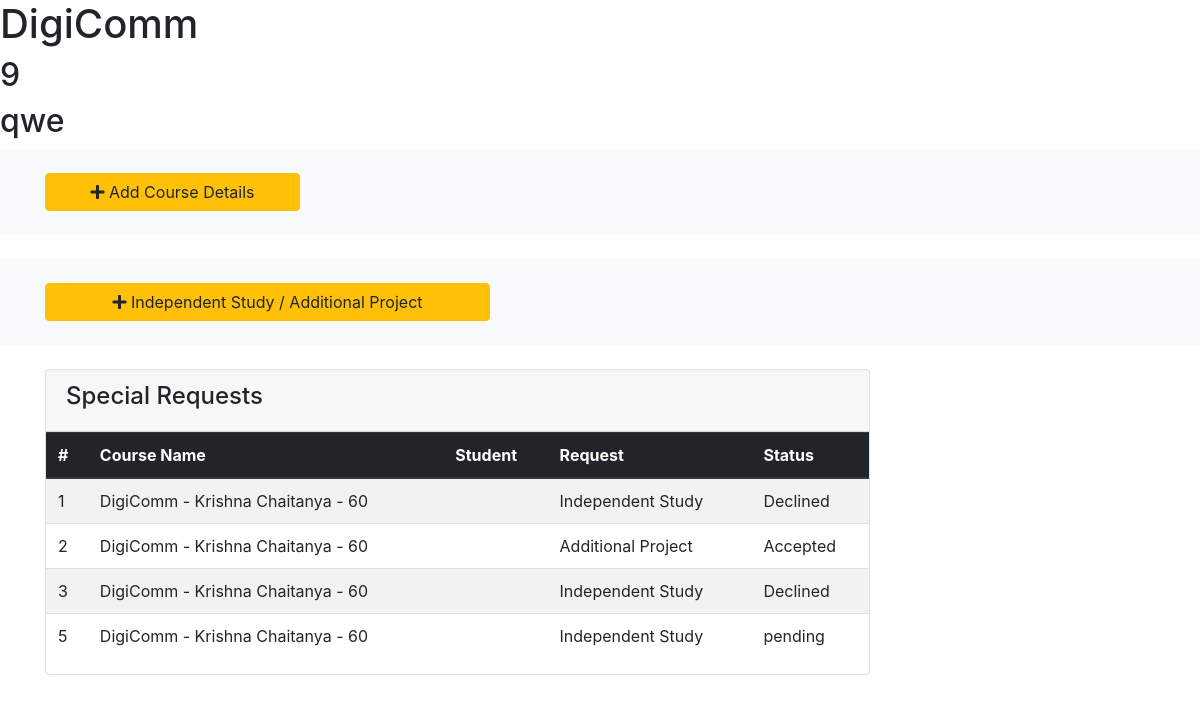
The page /users/1/ on the database its author committed.
### users/models.py (models this page shows, shortened)
class Course(models.Model):
	name = models.CharField(max_length=20)
	prof = models.CharField(max_length=20)
	max_students = models.IntegerField()
	def __str__(self):
		return u'%s - %s - %s' % (self.name, self.prof, self.max_students)

class Detail(models.Model):
	course = models.ForeignKey(Course, on_delete = models.CASCADE)
	min_GPA = models.IntegerField()
	description = models.CharField(max_length=200)

class BufferSpecialPermissionsTable(models.Model):
	course = models.ForeignKey(Course, on_delete=models.CASCADE)
	req = models.CharField(max_length=20)
	status = models.CharField(max_length=4, default='pending')
	email = models.CharField(max_length=30)

### users/views.py (the view)
# urls.py: path('<int:course_id>/', views.details, name='details'),
def details(request, course_id):
	course = get_object_or_404(Course, pk=course_id)
	return render(request, 'users/details.html', {'course':course})

### users/templates/users/details.html (shortened to what this page needs)
<h1>{{ course.name }}</h1>
{% for details in course.detail_set.all %}
	<h2>{{ details.min_GPA }}</h2>
	<h2>{{ details.description }}</h2>
{% endfor %}
<head>
  <link rel="stylesheet" href="https://use.fontawesome.com/releases/v5.0.13/css/all.css"
>
  <link rel="stylesheet" href="https://stackpath.bootstrapcdn.com/bootstrap/4.1.1/css/bootstrap.min.css"
>
  <link rel="stylesheet" href="css/style.css">
</head>
<body>
	<section id="actions" class="py-4 mb-4 bg-light">
		<div class="container">
		  <div class="row">
		    <div class="col-md-3">
		      <a href="#" class="btn btn-warning btn-block" data-toggle="modal" data-target="#addCourseDetailsModal">
		        <i class="fas fa-plus"></i> Add Course Details
		      </a>
		    </div>
		  </div>
		</div>
		</section>
		<section id="actions" class="py-4 mb-4 bg-light">
		<div class="container">
		  <div class="row">
		    <div class="col-md-5">
		      <a href="#" class="btn btn-warning btn-block" data-toggle="modal" data-target="#addSpecialRequestModal">
		        <i class="fas fa-plus"></i> Independent Study / Additional Project
		      </a>
		    </div>
		  </div>
		</div>
		</section>
		<section id="posts">
		    <div class="container">
		      <div class="row">
		        <div class="col-md-9">
		          <div class="card">
		            <div class="card-header">
		              <h4>Special Requests</h4>
		            </div>
		            <table class="table table-striped">
		              <thead class="thead-dark">
		                <tr>
		                  <th>#</th>
		                  <th>Course Name</th>
		                  <th>Student</th>
		                  <th>Request</th>
		                  <th>Status</th>
		                </tr>
		              </thead>
		              <tbody>
		                {% for request in course.bufferspecialpermissionstable_set.all %}
		                  <tr>
		                    <td>{{request.id}}</td>
		                    <td>{{request.course}}</td>
		                    <td>{{user.username}}</td>
		                    <td>{{request.req}}</td>
		                    <td>{{request.status}}</td>
		                {% endfor %}
		              </tbody>
		            </table>
		          </div>
		        </div>
		          </div>
		        </div>
		  </section>
</body>

### rows shown on the page
Course: name "DigiComm"
Detail: min_GPA "9", description "qwe"
BufferSpecialPermissionsTable: id "1", course "DigiComm - Krishna Chaitanya - 60", req "Independent Study", status "Declined"
BufferSpecialPermissionsTable: id "2", course "DigiComm - Krishna Chaitanya - 60", req "Additional Project", status "Accepted"
BufferSpecialPermissionsTable: id "3", course "DigiComm - Krishna Chaitanya - 60", req "Independent Study", status "Declined"
BufferSpecialPermissionsTable: id "5", course "DigiComm - Krishna Chaitanya - 60", req "Independent Study", status "pending"
